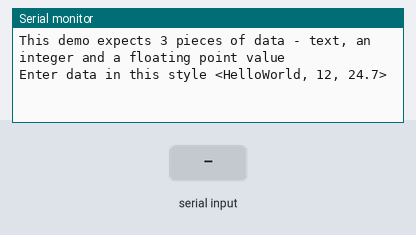
Bench run of a sketch on a simulated Arduino Uno, built with avr-gcc and run on an emulated ATmega328P. Shown: the last lines printed to the serial monitor. Inputs (shaded band) come from the test bench.

Above: at 1.2 s.
1.3 s: "<90,45,200>" received over Serial
At 2.5 s:
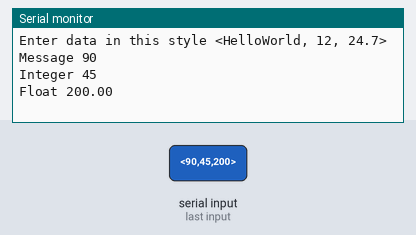
2.8 s: "<30,150,10>" received over Serial
At 4.0 s:
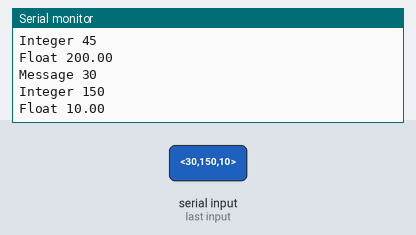

Measured:
- after the input at 1.3 s, the serial monitor: prints a new line at once (image 1)
- after the input at 2.8 s, the serial monitor: prints a new line at once (image 2)

The sketch:

cv_test.ino
```cpp
/*
This code is based on the examples at http://forum.arduino.cc/index.php?topic=396450
*/


// Example 5 - parsing text and numbers with start and end markers in the stream

#include "helper.h"

const byte numChars = 32;
char receivedChars[numChars];
char tempChars[numChars];        // temporary array for use when parsing

dataPacket packet;


boolean newData = false;

//============

void setup() {
    Serial.begin(9600);
    Serial.println("This demo expects 3 pieces of data - text, an integer and a floating point value");
    Serial.println("Enter data in this style <HelloWorld, 12, 24.7>  ");
    Serial.println();
}

//============

void loop() {
    recvWithStartEndMarkers();
    if (newData == true) {
        strcpy(tempChars, receivedChars);
            // this temporary copy is necessary to protect the original data
            //   because strtok() used in parseData() replaces the commas with \0
        packet = parseData();
        showParsedData(packet);
        newData = false;
    }
}

//============

void recvWithStartEndMarkers() {
    static boolean recvInProgress = false;
    static byte ndx = 0;
    char startMarker = '<';
    char endMarker = '>';
    char rc;

    while (Serial.available() > 0 && newData == false) {
        rc = Serial.read();

        if (recvInProgress == true) {
            if (rc != endMarker) {
                receivedChars[ndx] = rc;
                ndx++;
                if (ndx >= numChars) {
                    ndx = numChars - 1;
                }
            }
            else {
                receivedChars[ndx] = '\0'; // terminate the string
                recvInProgress = false;
                ndx = 0;
                newData = true;
            }
        }

        else if (rc == startMarker) {
            recvInProgress = true;
        }
    }
}

//============

dataPacket parseData() {      // split the data into its parts

    dataPacket tmpPacket;

    char * strtokIndx; // this is used by strtok() as an index

    strtokIndx = strtok(tempChars,",");      // get the first part - the string
    strcpy(tmpPacket.message, strtokIndx); // copy it to messageFromPC

    strtokIndx = strtok(NULL, ","); // this continues where the previous call left off
    tmpPacket.packet_int = atoi(strtokIndx);     // convert this part to an integer

    strtokIndx = strtok(NULL, ",");
    tmpPacket.packet_float = atof(strtokIndx);     // convert this part to a float

    return tmpPacket;
}


void showParsedData(dataPacket packet) {
    Serial.print("Message ");
    Serial.println(packet.message);
    Serial.print("Integer ");
    Serial.println(packet.packet_int);
    Serial.print("Float ");
    Serial.println(packet.packet_float);
}
```
